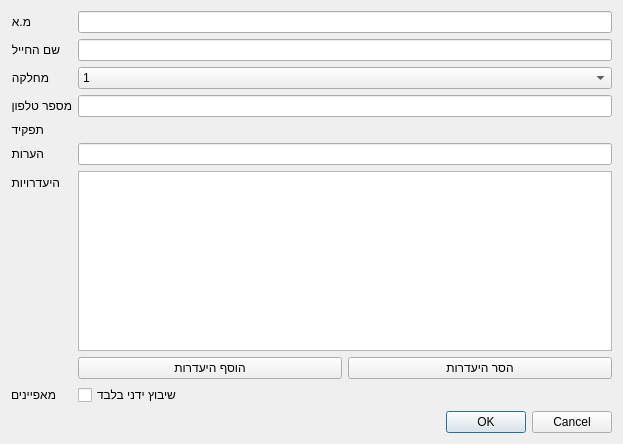
<?xml version="1.0" encoding="UTF-8"?>
<ui version="4.0">
 <class>SoldierDialog</class>
 <widget class="QDialog" name="SoldierDialog">
  <property name="windowModality">
   <enum>Qt::WindowModal</enum>
  </property>
  <property name="geometry">
   <rect>
    <x>0</x>
    <y>0</y>
    <width>623</width>
    <height>444</height>
   </rect>
  </property>
  <property name="windowTitle">
   <string>עריכת חייל</string>
  </property>
  <layout class="QVBoxLayout" name="verticalLayout_2">
   <item>
    <layout class="QFormLayout" name="formLayout">
     <item row="1" column="0">
      <widget class="QLabel" name="label_5">
       <property name="text">
        <string>מ.א</string>
       </property>
      </widget>
     </item>
     <item row="1" column="1">
      <widget class="QLineEdit" name="pnEdit"/>
     </item>
     <item row="2" column="0">
      <widget class="QLabel" name="label">
       <property name="text">
        <string>שם החייל</string>
       </property>
      </widget>
     </item>
     <item row="2" column="1">
      <widget class="QLineEdit" name="soldierNameEdit"/>
     </item>
     <item row="3" column="0">
      <widget class="QLabel" name="label_2">
       <property name="text">
        <string>מחלקה</string>
       </property>
      </widget>
     </item>
     <item row="3" column="1">
      <widget class="QComboBox" name="platoonCombo">
       <item>
        <property name="text">
         <string>1</string>
        </property>
       </item>
       <item>
        <property name="text">
         <string>2</string>
        </property>
       </item>
       <item>
        <property name="text">
         <string>3</string>
        </property>
       </item>
       <item>
        <property name="text">
         <string>מפל&quot;ג</string>
        </property>
       </item>
      </widget>
     </item>
     <item row="4" column="0">
      <widget class="QLabel" name="label_6">
       <property name="text">
        <string>מספר טלפון</string>
       </property>
      </widget>
     </item>
     <item row="4" column="1">
      <widget class="QLineEdit" name="telephoneEdit"/>
     </item>
     <item row="5" column="0">
      <widget class="QLabel" name="label_3">
       <property name="text">
        <string>תפקיד</string>
       </property>
      </widget>
     </item>
     <item row="5" column="1">
      <widget class="RolesWidget" name="rolesWidget" native="true">
       <property name="focusPolicy">
        <enum>Qt::TabFocus</enum>
       </property>
      </widget>
     </item>
     <item row="6" column="0">
      <widget class="QLabel" name="label_7">
       <property name="text">
        <string>הערות</string>
       </property>
      </widget>
     </item>
     <item row="6" column="1">
      <widget class="QLineEdit" name="commentEdit"/>
     </item>
     <item row="7" column="0">
      <widget class="QLabel" name="label_4">
       <property name="text">
        <string>היעדרויות</string>
       </property>
      </widget>
     </item>
     <item row="7" column="1">
      <layout class="QVBoxLayout" name="verticalLayout">
       <item>
        <widget class="QTableView" name="absencesView">
         <property name="minimumSize">
          <size>
           <width>0</width>
           <height>140</height>
          </size>
         </property>
         <property name="selectionMode">
          <enum>QAbstractItemView::SingleSelection</enum>
         </property>
         <property name="selectionBehavior">
          <enum>QAbstractItemView::SelectRows</enum>
         </property>
        </widget>
       </item>
       <item>
        <layout class="QHBoxLayout" name="horizontalLayout">
         <item>
          <widget class="QPushButton" name="addAbsenceButton">
           <property name="text">
            <string>הוסף היעדרות</string>
           </property>
          </widget>
         </item>
         <item>
          <widget class="QPushButton" name="removeAbsenceButton">
           <property name="text">
            <string>הסר היעדרות</string>
           </property>
          </widget>
         </item>
        </layout>
       </item>
      </layout>
     </item>
     <item row="8" column="0">
      <widget class="QLabel" name="label_8">
       <property name="text">
        <string>מאפיינים</string>
       </property>
      </widget>
     </item>
     <item row="8" column="1">
      <layout class="QGridLayout" name="gridLayout">
       <item row="0" column="0">
        <widget class="QCheckBox" name="manualAssignCheck">
         <property name="text">
          <string>שיבוץ ידני בלבד</string>
         </property>
        </widget>
       </item>
      </layout>
     </item>
    </layout>
   </item>
   <item>
    <widget class="QDialogButtonBox" name="buttonBox">
     <property name="orientation">
      <enum>Qt::Horizontal</enum>
     </property>
     <property name="standardButtons">
      <set>QDialogButtonBox::Cancel|QDialogButtonBox::Ok</set>
     </property>
    </widget>
   </item>
  </layout>
 </widget>
 <customwidgets>
  <customwidget>
   <class>RolesWidget</class>
   <extends>QWidget</extends>
   <header>Ui.Promoted.RolesWidget.h</header>
   <container>1</container>
  </customwidget>
 </customwidgets>
 <tabstops>
  <tabstop>pnEdit</tabstop>
  <tabstop>soldierNameEdit</tabstop>
  <tabstop>platoonCombo</tabstop>
  <tabstop>telephoneEdit</tabstop>
  <tabstop>rolesWidget</tabstop>
  <tabstop>commentEdit</tabstop>
  <tabstop>addAbsenceButton</tabstop>
  <tabstop>removeAbsenceButton</tabstop>
 </tabstops>
 <resources/>
 <connections>
  <connection>
   <sender>buttonBox</sender>
   <signal>accepted()</signal>
   <receiver>SoldierDialog</receiver>
   <slot>accept()</slot>
   <hints>
    <hint type="sourcelabel">
     <x>257</x>
     <y>426</y>
    </hint>
    <hint type="destinationlabel">
     <x>157</x>
     <y>274</y>
    </hint>
   </hints>
  </connection>
  <connection>
   <sender>buttonBox</sender>
   <signal>rejected()</signal>
   <receiver>SoldierDialog</receiver>
   <slot>reject()</slot>
   <hints>
    <hint type="sourcelabel">
     <x>325</x>
     <y>426</y>
    </hint>
    <hint type="destinationlabel">
     <x>286</x>
     <y>274</y>
    </hint>
   </hints>
  </connection>
  <connection>
   <sender>addAbsenceButton</sender>
   <signal>clicked()</signal>
   <receiver>SoldierDialog</receiver>
   <slot>addAbsence()</slot>
   <hints>
    <hint type="sourcelabel">
     <x>300</x>
     <y>359</y>
    </hint>
    <hint type="destinationlabel">
     <x>622</x>
     <y>253</y>
    </hint>
   </hints>
  </connection>
  <connection>
   <sender>removeAbsenceButton</sender>
   <signal>clicked()</signal>
   <receiver>SoldierDialog</receiver>
   <slot>removeAbsence()</slot>
   <hints>
    <hint type="sourcelabel">
     <x>553</x>
     <y>361</y>
    </hint>
    <hint type="destinationlabel">
     <x>622</x>
     <y>295</y>
    </hint>
   </hints>
  </connection>
 </connections>
 <slots>
  <slot>addAbsence()</slot>
  <slot>removeAbsence()</slot>
 </slots>
</ui>
